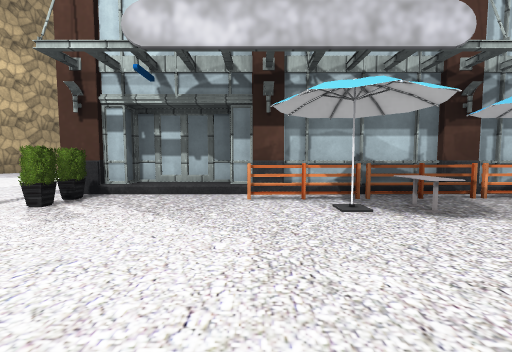
[1] (above)

24 first-person views from a walk through a scene from a Unity 3-D project. The camera is 1.2 m above the floor, tilts 4° down and sees 90° across. The floor is counted in squares, 2 m on a side. Each view is taken from the middle of a square. On the plan, view 1 faces up. The plan holds only what a view shows up to about 9 squares ahead; the rest is blank. The place goes on beyond the plan. The player character is not drawn. Some animated figures are not drawn. Some surface patterns are stand-ins.

[2]
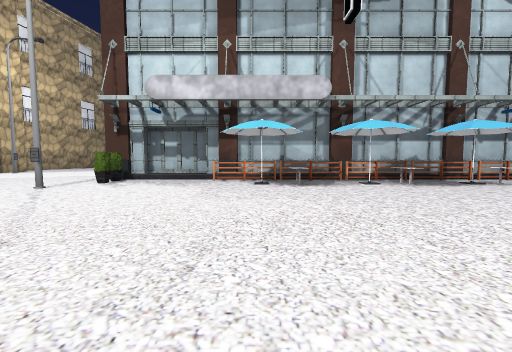

[3]
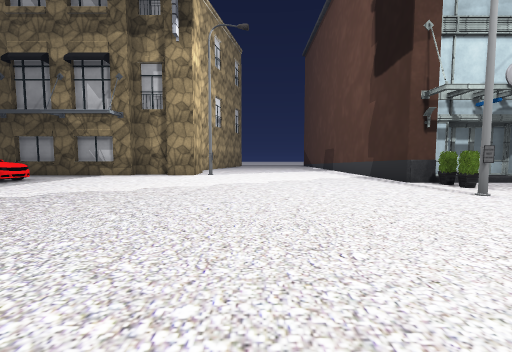

[4]
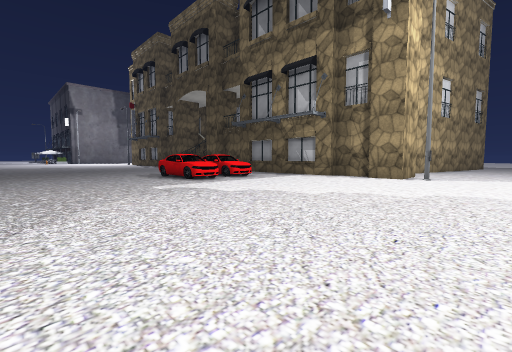

[5]
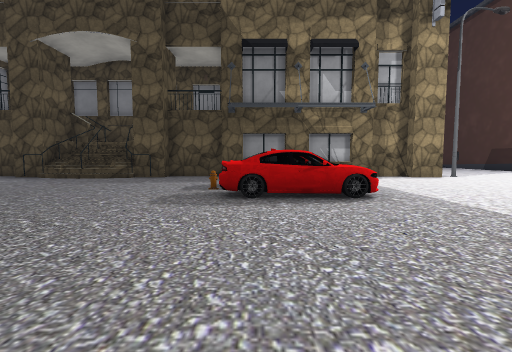

[6]
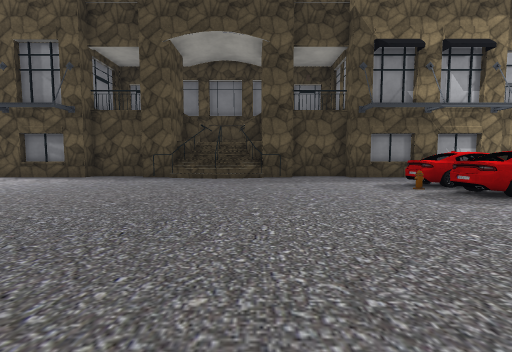

[7]
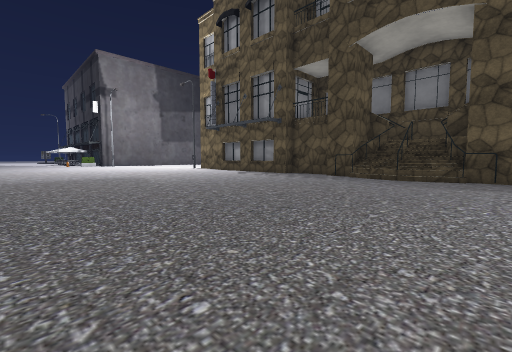

[8]
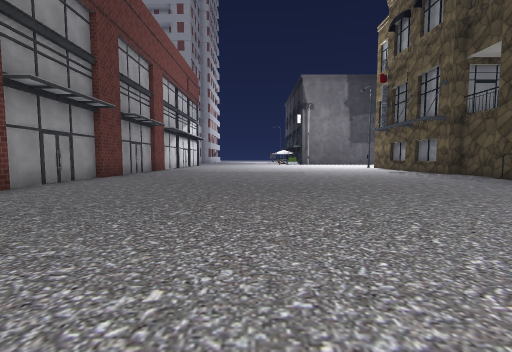

[9]
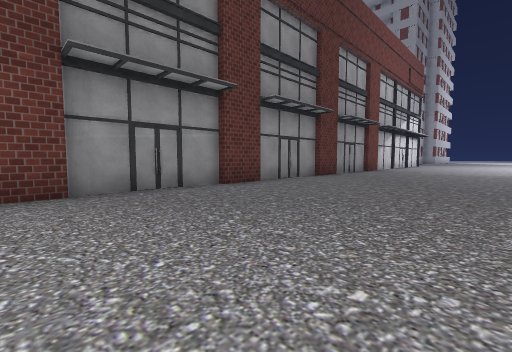

[10]
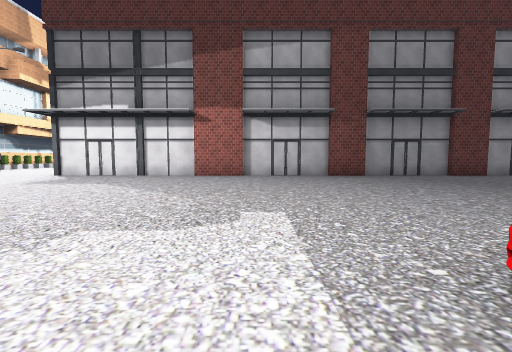

[11]
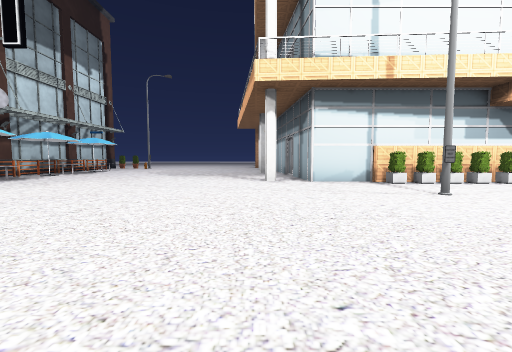

[12]
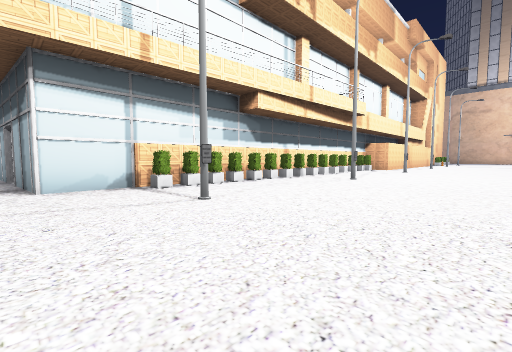

[13]
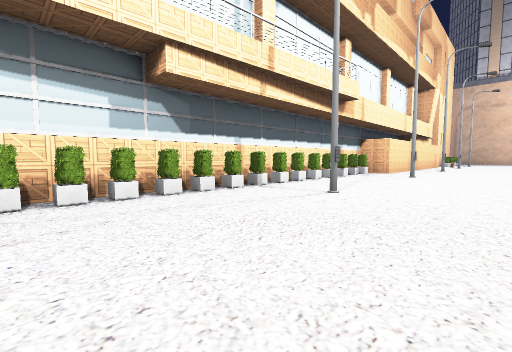

[14]
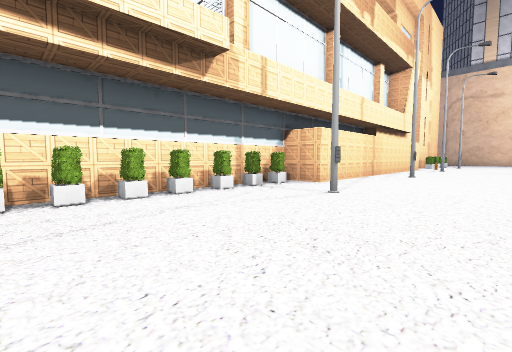

[15]
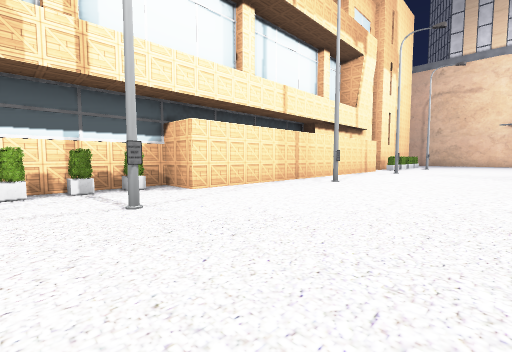

[16]
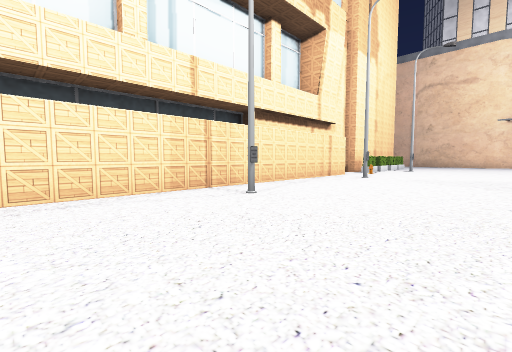

[17]
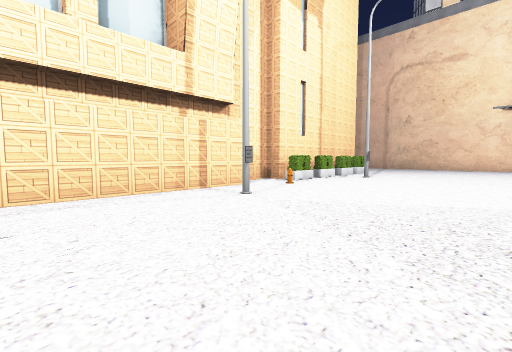

[18]
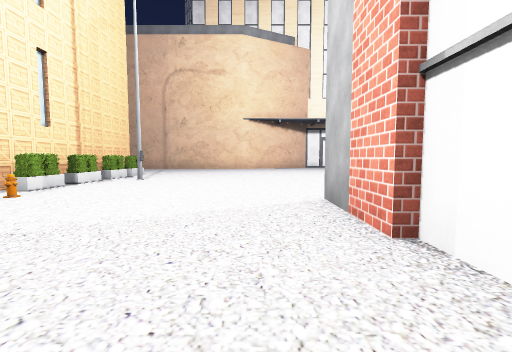

[19]
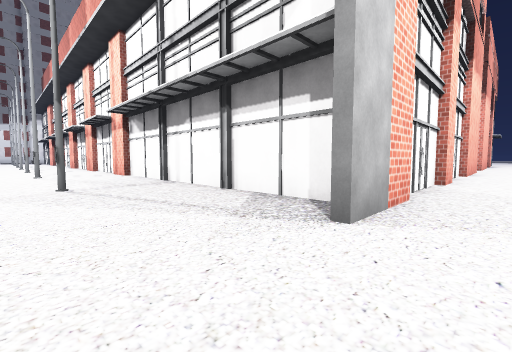

[20]
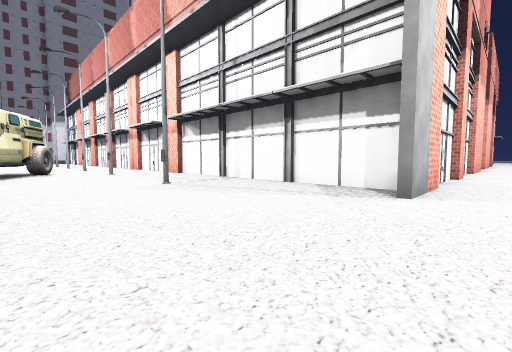

[21]
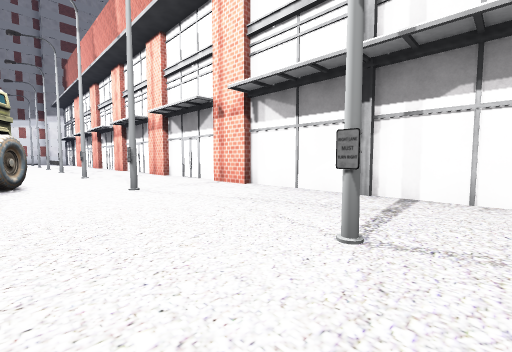

[22]
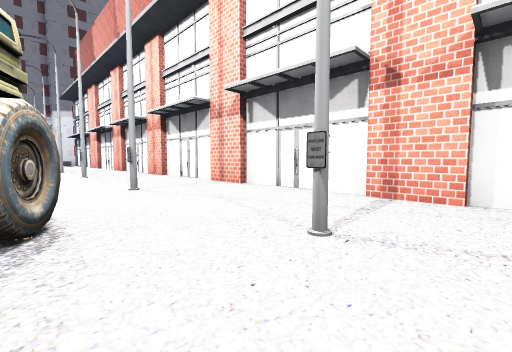

[23]
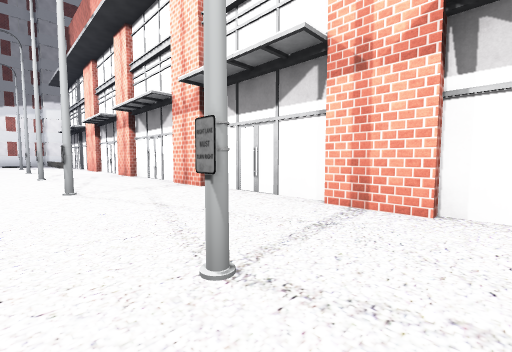

[24]
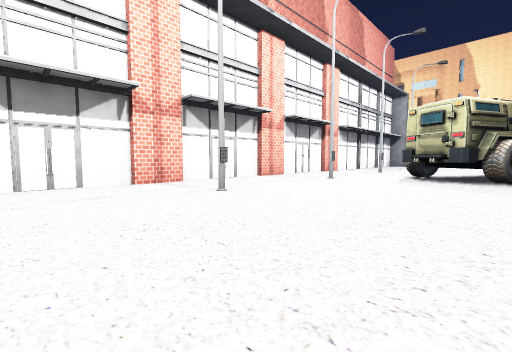

### Floor plan
Key: @ floor where view 1 was taken; # wall or solid block; . floor; / step, stairs or slope; = window, fence, low wall or low ledge; ^ raised ledge; P pot; B building; F fence; U umbrella; T table; H hydrant; W wheel; O other object.
Columns run from 26 left of view 1 to 8 right of it. Each row starts with its distance up from view 1.
  9      # =         ...
  8  ####^/####   ####...
  7 ##..#//##.#####.##.....#
  6 .......................#
  5  ..........OOO.........#########
  4 ..........HOO..........P..BFFFFBFBF
  3 ...........OOO.........P...UT.UOUO
  2 .................................
  1 ................................
  0 ......................  ..@....
 -1 .....................   .......
 -2 .....................  ........
 -3  ..............................
 -4   ..........................#..
 -5   ####################.........##
 -6                       ......####
 -7                       ...#.P#
 -8                       .....P#
 -9                       .....P#
-10                       .....P#
-11                       .....P#
-12                       ...#.P#
-13                       .....P#
-14                       .....P#
-15                       .....P#
-16                       .....P#
-17                       ...#.P#
-18                       .....P#
-19                      #.....##
-20                      #.....#
-21                      #.....#
-22                      #...#.#
-23                      ......#
-24                      #.....#
-25                      #.....#
-26                      #.....#
-27 ### ### ######### ####...#.#
-28 #.###.###.......###.##.....#
-29 ..........................H#
-30 ....#...#...#...#.........P#
-31 ..........................P#
-32  ........#WW..............P#
-33  ........####.............P#
-34  ........W          ......P#

Positions as (right, up) in squares from view 1, and headings:
1: (0, 0), facing up
2: (1, -3), facing up
3: (-7, -2), facing up
4: (-7, -1), facing up-left
5: (-15, -1), facing up
6: (-19, -1), facing up
7: (-18, -1), facing up-left
8: (-15, 0), facing left
9: (-15, 0), facing down-left
10: (-12, 4), facing down
11: (-5, -4), facing right
12: (-4, -5), facing down-right
13: (-3, -8), facing down-right
14: (-3, -13), facing down-right
15: (-4, -16), facing down-right
16: (-4, -19), facing down-right
17: (-4, -24), facing down-right
18: (-4, -25), facing down
19: (-4, -31), facing up-left
20: (-4, -33), facing up-left
21: (-9, -32), facing up-left
22: (-13, -32), facing up-left
23: (-17, -31), facing up-left
24: (-25, -34), facing up-right
